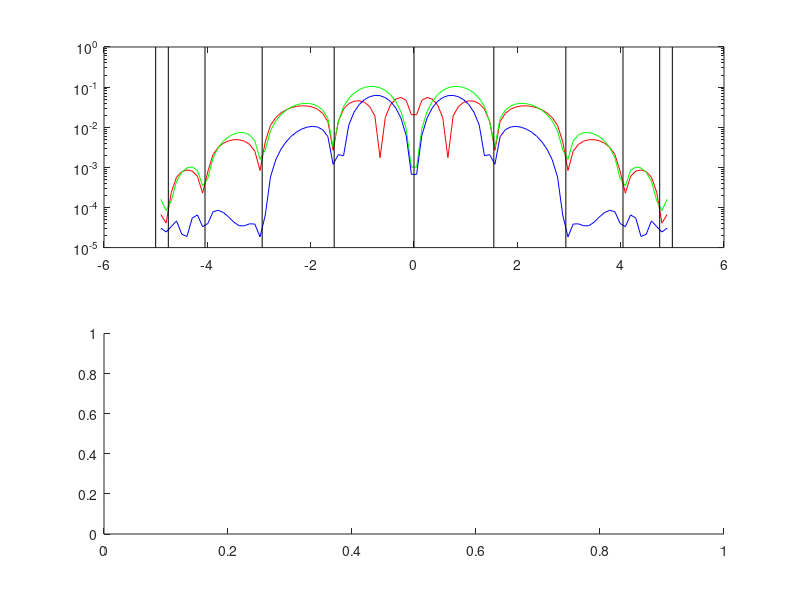

MATLAB code for this plot: (Note: this script raises an error after producing the figure.)
%% Parametri
n=11;
m=100;

x=5*cos(linspace(0, pi, n));
f=@(t) 1./(1+t.^2);
y=feval(f,x);
interpx=linspace(-5,5,m);

%% Plot Errori
figure(1);
subplot(2, 1, 1);
semilogy(interpx, abs(f(interpx)-interp1(x,y,interpx,"linear")), "r-");
hold on;
semilogy(interpx, abs(f(interpx)-interp1(x,y,interpx,"spline")), "g-");
semilogy(interpx, abs(f(interpx)-interp1(x,y,interpx,"pchip")), "b-");

y1=get(gca,'ylim');
for s=1:length(x)
    plot([x(s), x(s)], y1, "k-", "LineWidth", .01);
end
% Si può osservare come nei punti che vengono dati l'errore è 0 ma in anche
% altri punti è molto vicino a 0 perchè passa da sopra la funzione f a
% sotto e quindi la interseca.

%% Plot Errore Lagrange
subplot(2, 1, 2);
semilogy(interpx,abs(f(interpx)-lagrange(x,y,interpx)));

hold on;
y1=get(gca,'ylim');
for s=1:length(x)
    plot([x(s), x(s)], y1, "k-", "LineWidth", .01);
end
%%
clear("f", "interpx", "m", "n", "s", "x", "y", "y1");